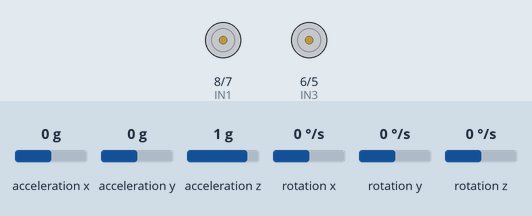
Recording of a sketch running on a simulated Arduino Uno, built with avr-gcc and run on an emulated ATmega328P. Parts: motor-driver pin pairs drawn as motors (green arrow = first pin HIGH = forward, orange = second pin HIGH = backward, longer = more drive, scaled by the enable pin). The test bench sets the inputs (shaded band); at power-on: acceleration x 0 g, rotation z 0 °/s, acceleration y 0 g, acceleration z 1 g, rotation x 0 °/s, rotation y 0 °/s.

Above: at 1.7 s.
1.8 s: acceleration x set to -1.4 g
At 2.9 s:
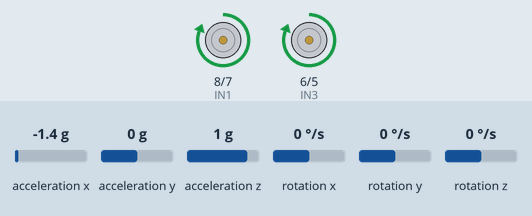
3.3 s: acceleration x set to 0.1 g
At 5.3 s:
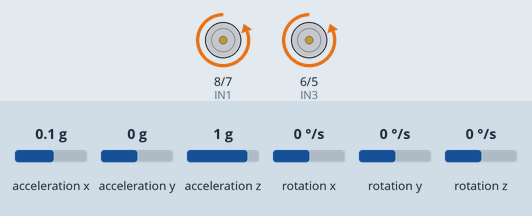
6.3 s: rotation z set to -192 °/s
At 7.5 s:
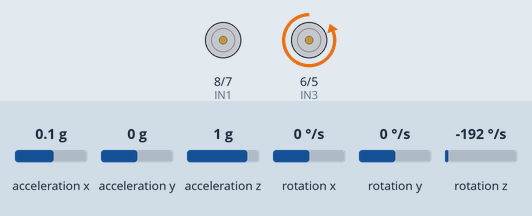
7.8 s: rotation z set to 4 °/s
At 8.9 s:
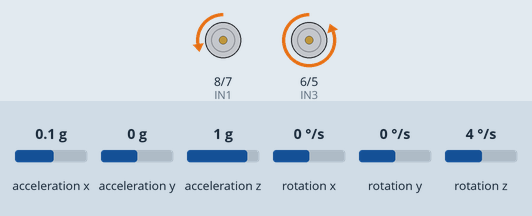
10.8 s: acceleration x set to -0.1 g
13.8 s: rotation z set to -100 °/s
Timing chart, 0 to 16.3 s (numbered marks = the images above; inputs shaded):
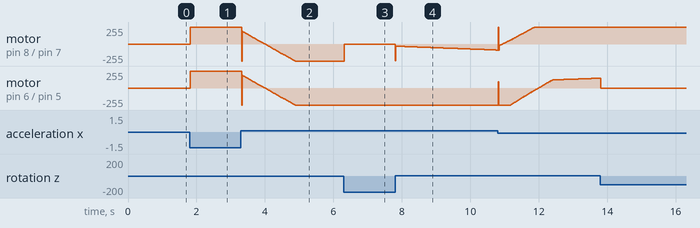

The sketch:

self-balancing-robot.ino
```cpp
#include <I2Cdev.h>
#include <MPU6050_6Axis_MotionApps20.h>
#include <PID_v1.h>

// ======================== PID CONFIGURATION ========================
// Define PID limits and tuning constants for balancing and yaw control.
// These values are tuned experimentally and may need adjustments
// depending on robot weight distribution, motor torque, and wheel friction.
#define PID_MIN_LIMIT -255
#define PID_MAX_LIMIT  255
#define PID_SAMPLE_TIME 10    // PID sample time in ms
#define MIN_SPEED 0           // Minimum motor speed offset to overcome deadband

// Pitch stabilization gains (robot balance)
#define PITCH_KP 10
#define PITCH_KI 80
#define PITCH_KD 0.8

// Yaw stabilization gains (rotation correction)
#define YAW_KP 0.5
#define YAW_KI 0.5
#define YAW_KD 0

// ======================== PID VARIABLES ========================
double desiredPitchAngle = 0;   // Target pitch (upright position = 0°)
double pitchAngle = 0;          // Measured pitch angle
double pitchOutput = 0;         // PID controller output for pitch

double desiredyawRate = 0;      // Target yaw rate (0 = straight motion)
double yawRate = 0;             // Measured yaw rate from gyro
double yawOutput = 0;           // PID controller output for yaw

// ======================== MPU6050 VARIABLES ========================
uint8_t dmpStatus;              // Status of DMP initialization
uint8_t fifoBuffer[64];         // FIFO buffer for DMP data

float YawPitchRoll[3];          // Yaw, Pitch, Roll values
Quaternion q;                   // Quaternion data
VectorFloat gravity;            // Gravity vector
VectorInt16 gy;                 // Gyroscope data

MPU6050 mpu;                    // MPU6050 instance

// Initialize PID controllers for pitch and yaw
PID pitchPID(&pitchAngle, &pitchOutput, &desiredPitchAngle,
             PITCH_KP, PITCH_KI, PITCH_KD, DIRECT);

PID yawPID(&yawRate, &yawOutput, &desiredyawRate,
           YAW_KP, YAW_KI, YAW_KD, DIRECT);

// ======================== MOTOR DRIVER PINS ========================
// Dual motor driver (H-bridge) connections
int ENA = 10;   // Right motor speed (PWM)
int IN1 = 8;    // Right motor direction
int IN2 = 7;
int IN3 = 6;    // Left motor direction
int IN4 = 5;
int ENB = 9;    // Left motor speed (PWM)

// ======================== SETUP FUNCTIONS ========================

// Configure motor pins
void setupMotors() {
  pinMode(ENA, OUTPUT);
  pinMode(IN1, OUTPUT);
  pinMode(IN2, OUTPUT);
  pinMode(IN3, OUTPUT);
  pinMode(IN4, OUTPUT);
  pinMode(ENB, OUTPUT);

  // Stop motors initially
  rotateMotor(0, 0);
}

// Configure MPU6050 IMU
void setupMpu() {
  #if I2CDEV_IMPLEMENTATION == I2CDEV_ARDUINO_WIRE
    Wire.begin();
    Wire.setClock(400000); // Use fast I2C mode (400kHz)
  #elif I2CDEV_IMPLEMENTATION == I2CDEV_BUILTIN_FASTWIRE
    Fastwire::setup(400, true);
  #endif

  mpu.initialize();
  dmpStatus = mpu.dmpInitialize();

  // Sensor offsets (calibrated manually or via calibration script)
  mpu.setXAccelOffset(-1798);
  mpu.setYAccelOffset(263);
  mpu.setZAccelOffset(1124);
  mpu.setXGyroOffset(-261);
  mpu.setYGyroOffset(26);
  mpu.setZGyroOffset(32);

  // Enable DMP if initialization is successful
  if (dmpStatus == 0) {
    mpu.setDMPEnabled(true);
  } else {
    Serial.println("DMP Initialization Failed");
  }
}

// Configure PID controllers
void setupPid() {
  // Pitch PID
  pitchPID.SetOutputLimits(PID_MIN_LIMIT, PID_MAX_LIMIT);
  pitchPID.SetMode(AUTOMATIC);
  pitchPID.SetSampleTime(PID_SAMPLE_TIME);

  // Yaw PID
  yawPID.SetOutputLimits(PID_MIN_LIMIT, PID_MAX_LIMIT);
  yawPID.SetMode(AUTOMATIC);
  yawPID.SetSampleTime(PID_SAMPLE_TIME);
}

// ======================== ARDUINO CORE ========================
void setup() {
  Wire.begin();
  setupMotors();
  setupMpu();
  setupPid();
}

void loop() {
  // If DMP failed, stop execution
  if (dmpStatus != 0) return;

  // Check if new IMU packet is available
  uint8_t isPacketPresent = mpu.dmpGetCurrentFIFOPacket(fifoBuffer);

  if (isPacketPresent == true) {
    // Extract orientation (quaternion → yaw, pitch, roll)
    mpu.dmpGetQuaternion(&q, fifoBuffer);
    mpu.dmpGetGravity(&gravity, &q);
    mpu.dmpGetYawPitchRoll(YawPitchRoll, &q, &gravity);

    pitchAngle = YawPitchRoll[1] * 180 / M_PI;  // Convert radians → degrees

    // Extract gyro data for yaw rate control
    mpu.dmpGetGyro(&gy, fifoBuffer);
    yawRate = gy.z;
  }

  // Run PID controllers
  pitchPID.Compute();
  yawPID.Compute();

  // Adjust motor speeds (pitch for balance, yaw for steering stability)
  rotateMotor(pitchOutput - yawOutput, pitchOutput + yawOutput);
}

// ======================== MOTOR CONTROL ========================
// Control both motors based on PID outputs
void rotateMotor(int leftMotorSpeed, int rightMotorSpeed) {
  // --- Right Motor Direction ---
  if (rightMotorSpeed < 0) {
    digitalWrite(IN1, LOW);
    digitalWrite(IN2, HIGH);
  } else if (rightMotorSpeed > 0) {
    digitalWrite(IN1, HIGH);
    digitalWrite(IN2, LOW);
  } else {
    digitalWrite(IN1, LOW);
    digitalWrite(IN2, LOW);
  }

  // --- Left Motor Direction ---
  if (leftMotorSpeed < 0) {
    digitalWrite(IN3, LOW);
    digitalWrite(IN4, HIGH);
  } else if (leftMotorSpeed > 0) {
    digitalWrite(IN3, HIGH);
    digitalWrite(IN4, LOW);
  } else {
    digitalWrite(IN3, LOW);
    digitalWrite(IN4, LOW);
  }

  // --- Speed Control with Deadband Compensation ---
  rightMotorSpeed = abs(rightMotorSpeed) + MIN_SPEED;
  leftMotorSpeed  = abs(leftMotorSpeed)  + MIN_SPEED;

  rightMotorSpeed = constrain(rightMotorSpeed, MIN_SPEED, 255);
  leftMotorSpeed  = constrain(leftMotorSpeed, MIN_SPEED, 255);

  analogWrite(ENA, rightMotorSpeed);
  analogWrite(ENB, leftMotorSpeed);
}
```

Measured:
- after the input at 1.8 s, motor on pin 8 (IN1) / pin 7 (IN2), motor on pin 6 (IN3) / pin 5 (IN4): stopped → forward 255/255 at once
- after the input at 6.3 s, motor on pin 8 (IN1) / pin 7 (IN2): backward 255/255 → stopped at once
